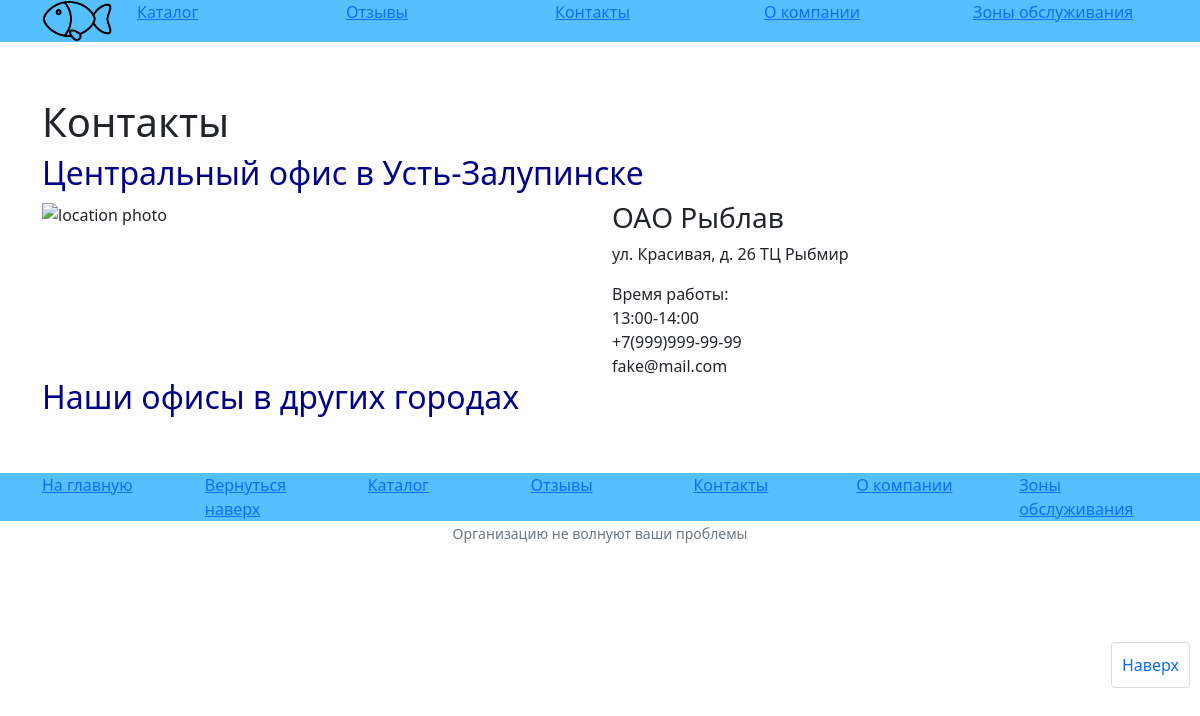
The page /contacts/ on the database as committed earlier.
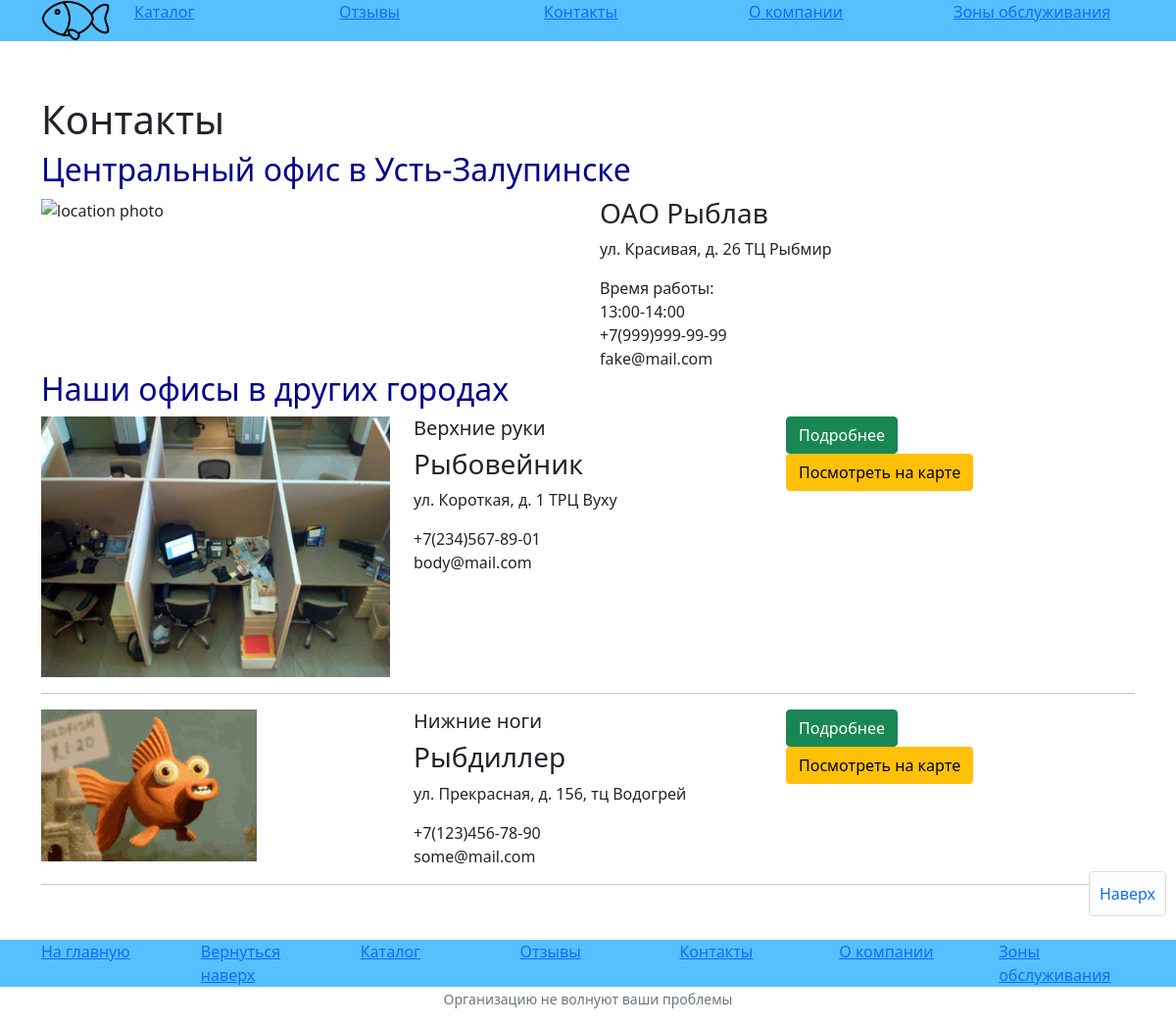
The same page on the database as committed later.
### catalog/models.py (models this page shows)
class Location(models.Model):
    title = models.CharField(max_length=255, help_text='Название локации')
    adress = models.CharField(max_length=255, help_text='Адрес')
    number = models.CharField(max_length=255, help_text='Номер телефона')
    email = models.CharField(max_length=255, help_text='Адрес электронной почты')
    photo = models.ImageField(upload_to = 'uploads/locations/', null = True, blank = True)
    city = models.CharField(max_length=255, help_text='Населенный пункт', null = True)
    CreateDate = models.DateField(default=datetime.date.today)
    UpdateDate = models.DateField(null=True)
    class Meta:
        ordering = ['city']

### catalog/views.py (the view)
# urls.py: path('contacts/', contacts, name = 'contacts' ),
def contacts(request):
    locations = Location.objects.all()
    return render(request, 'contacts.html', {'locations':locations})

### catalog/templates/contacts.html
{% extends "base.html" %}
{% block content %}
{% load static %}
<div class="contailner">
    <div class="container">
        <h1>Контакты</h1>
        <h2 style="color: darkblue;">Центральный офис в Усть-Залупинске</h2>
        <div class="row">
            <div class="col-6">
                <img src = "#" alt = "location photo">
            </div>
            <div class="col-6">
                <div>
                    <h3>ОАО Рыблав</h3>
                </div>
                <div>
                    <p>ул. Красивая, д. 26 ТЦ Рыбмир</p>
                </div>
                <div>
                    <div>Время работы:</div>
                    <div>13:00-14:00</div>
                </div>
                <div class="contacts">
                    <div>
                        +7(999)999-99-99
                    </div>
                    <div>
                       fake@mail.com
                    </div>
                </div>
            </div>
        </div>
    </div>
    <div class="container">
        <h2 style="color: darkblue;">Наши офисы в других городах</h2>
        {% if locations %}
        {% for location in locations %}
        <div class="row">
            <div class="col-4">
                <img class="img-fluid" src = "/{{location.photo}}" alt = "location photo">
            </div>
            <div class="col-4">
                <div>
                    <h5>{{location.city}}</h5>
                    <h3>{{location.title}}</h3>
                </div>
                <div>
                    <p>{{location.adress}}</p>
                </div>
                <div class="contacts">
                    <div>{{location.number}}</div>
                    <div>{{location.email}}</div>
                </div>
            </div>
            <div class="col-4">
                <div class="col">
                    <a href="{{location.id}}"><button type="button" class="btn btn-success">Подробнее</button></a>
                </div>
                <div class="col"><button type="button" class="btn btn-warning">Посмотреть на карте</button></div>
            </div>
        </div>
        <hr>
        {% endfor %}
        {% endif %}
    </div>
</div>
{% endblock %}

Rows that differ between the two databases and show on the page:
added Location: photo (picture), city "Верхние руки", title "Рыбовейник", adress "ул. Короткая, д. 1 ТРЦ Вуху", number "+7(234)567-89-01", email "body@mail.com"
added Location: photo (picture), city "Нижние ноги", title "Рыбдиллер", adress "ул. Прекрасная, д. 156, тц Водогрей", number "+7(123)456-78-90", email "some@mail.com"
